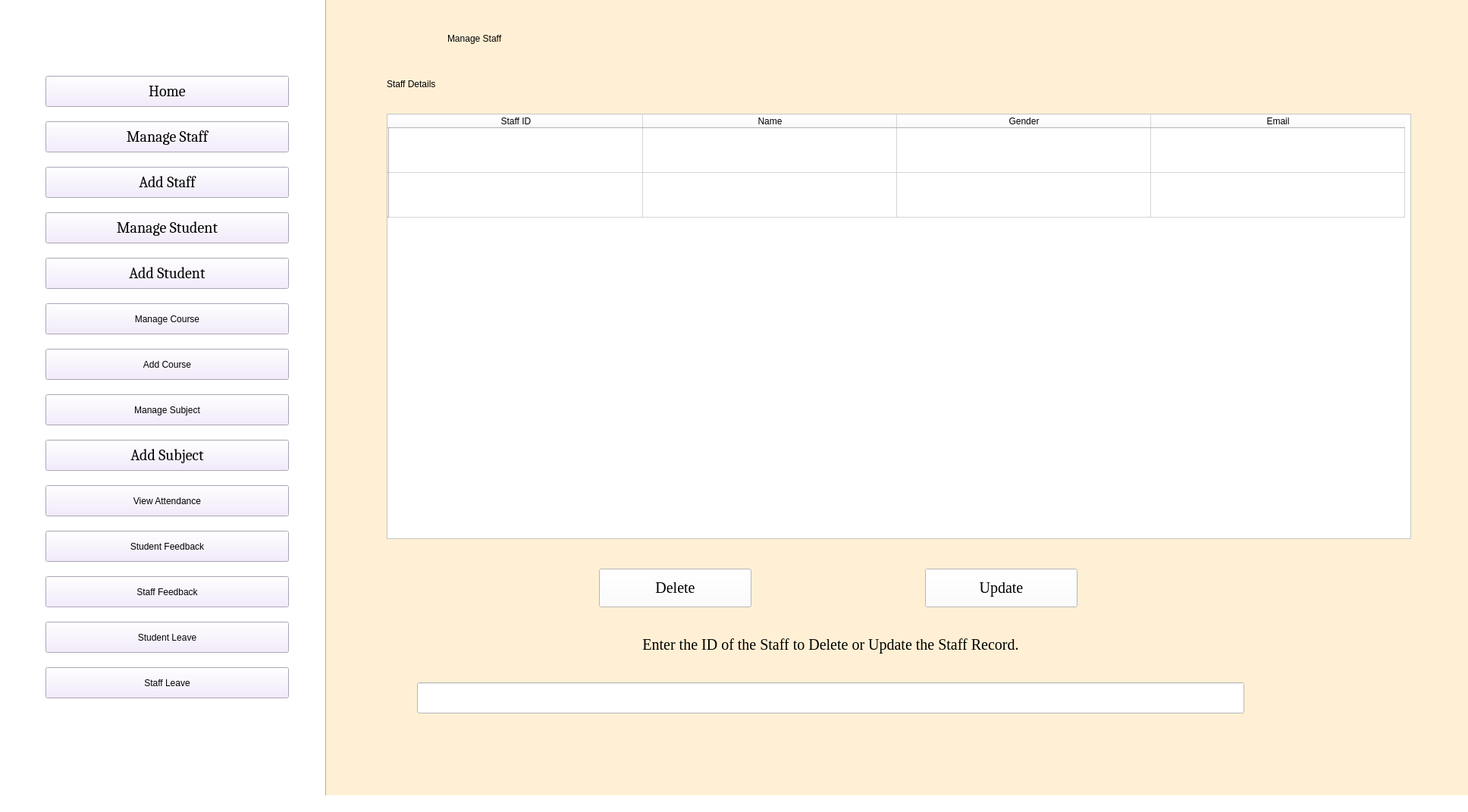
<?xml version="1.0" encoding="UTF-8"?>
<ui version="4.0">
 <class>AdminHomePage</class>
 <widget class="QMainWindow" name="AdminHomePage">
  <property name="enabled">
   <bool>true</bool>
  </property>
  <property name="geometry">
   <rect>
    <x>0</x>
    <y>0</y>
    <width>1936</width>
    <height>1071</height>
   </rect>
  </property>
  <property name="windowTitle">
   <string>Admin Home Page</string>
  </property>
  <property name="styleSheet">
   <string notr="true">background-color: rgb(255, 225, 198);
background-color: rgb(255, 255, 255);
</string>
  </property>
  <widget class="QWidget" name="centralwidget">
   <widget class="QPushButton" name="Home_b">
    <property name="geometry">
     <rect>
      <x>60</x>
      <y>100</y>
      <width>321</width>
      <height>41</height>
     </rect>
    </property>
    <property name="font">
     <font>
      <family>Cambria</family>
      <pointsize>15</pointsize>
      <weight>50</weight>
      <italic>false</italic>
      <bold>false</bold>
     </font>
    </property>
    <property name="styleSheet">
     <string notr="true">font: 15pt &quot;Cambria&quot;;
background-color: rgb(241, 231, 254);</string>
    </property>
    <property name="text">
     <string>Home</string>
    </property>
   </widget>
   <widget class="QPushButton" name="ManageStaff_b">
    <property name="geometry">
     <rect>
      <x>60</x>
      <y>160</y>
      <width>321</width>
      <height>41</height>
     </rect>
    </property>
    <property name="font">
     <font>
      <family>Cambria</family>
      <pointsize>15</pointsize>
      <weight>50</weight>
      <italic>false</italic>
      <bold>false</bold>
     </font>
    </property>
    <property name="styleSheet">
     <string notr="true">font: 15pt &quot;Cambria&quot;;
background-color: rgb(241, 231, 254);</string>
    </property>
    <property name="text">
     <string>Manage Staff</string>
    </property>
   </widget>
   <widget class="QPushButton" name="AddStaff_b">
    <property name="geometry">
     <rect>
      <x>60</x>
      <y>220</y>
      <width>321</width>
      <height>41</height>
     </rect>
    </property>
    <property name="font">
     <font>
      <family>Cambria</family>
      <pointsize>15</pointsize>
      <weight>50</weight>
      <italic>false</italic>
      <bold>false</bold>
     </font>
    </property>
    <property name="styleSheet">
     <string notr="true">font: 15pt &quot;Cambria&quot;;
background-color: rgb(241, 231, 254);</string>
    </property>
    <property name="text">
     <string>Add Staff</string>
    </property>
   </widget>
   <widget class="QPushButton" name="AddStudent_b">
    <property name="geometry">
     <rect>
      <x>60</x>
      <y>340</y>
      <width>321</width>
      <height>41</height>
     </rect>
    </property>
    <property name="font">
     <font>
      <family>Cambria</family>
      <pointsize>15</pointsize>
      <weight>50</weight>
      <italic>false</italic>
      <bold>false</bold>
     </font>
    </property>
    <property name="styleSheet">
     <string notr="true">font: 15pt &quot;Cambria&quot;;
background-color: rgb(241, 231, 254);</string>
    </property>
    <property name="text">
     <string>Add Student</string>
    </property>
   </widget>
   <widget class="QPushButton" name="ManageCourse_b">
    <property name="geometry">
     <rect>
      <x>60</x>
      <y>400</y>
      <width>321</width>
      <height>41</height>
     </rect>
    </property>
    <property name="styleSheet">
     <string notr="true">font: 15pt &quot;Cambria&quot;;
background-color: rgb(241, 231, 254);</string>
    </property>
    <property name="text">
     <string>Manage Course</string>
    </property>
   </widget>
   <widget class="QPushButton" name="AddCourse_b">
    <property name="geometry">
     <rect>
      <x>60</x>
      <y>460</y>
      <width>321</width>
      <height>41</height>
     </rect>
    </property>
    <property name="styleSheet">
     <string notr="true">font: 15pt &quot;Cambria&quot;;
background-color: rgb(241, 231, 254);</string>
    </property>
    <property name="text">
     <string>Add Course</string>
    </property>
   </widget>
   <widget class="QPushButton" name="ManageSubject_b">
    <property name="geometry">
     <rect>
      <x>60</x>
      <y>520</y>
      <width>321</width>
      <height>41</height>
     </rect>
    </property>
    <property name="styleSheet">
     <string notr="true">font: 15pt &quot;Cambria&quot;;
background-color: rgb(241, 231, 254);</string>
    </property>
    <property name="text">
     <string>Manage Subject</string>
    </property>
   </widget>
   <widget class="QPushButton" name="AddSubject_b">
    <property name="geometry">
     <rect>
      <x>60</x>
      <y>580</y>
      <width>321</width>
      <height>41</height>
     </rect>
    </property>
    <property name="font">
     <font>
      <family>Cambria</family>
      <pointsize>15</pointsize>
      <weight>50</weight>
      <italic>false</italic>
      <bold>false</bold>
     </font>
    </property>
    <property name="styleSheet">
     <string notr="true">font: 15pt &quot;Cambria&quot;;
background-color: rgb(241, 231, 254);</string>
    </property>
    <property name="text">
     <string>Add Subject</string>
    </property>
   </widget>
   <widget class="QPushButton" name="ViewAttendance_b">
    <property name="geometry">
     <rect>
      <x>60</x>
      <y>640</y>
      <width>321</width>
      <height>41</height>
     </rect>
    </property>
    <property name="styleSheet">
     <string notr="true">font: 15pt &quot;Cambria&quot;;
background-color: rgb(241, 231, 254);</string>
    </property>
    <property name="text">
     <string>View Attendance</string>
    </property>
   </widget>
   <widget class="QPushButton" name="StudentFeedback_b">
    <property name="geometry">
     <rect>
      <x>60</x>
      <y>700</y>
      <width>321</width>
      <height>41</height>
     </rect>
    </property>
    <property name="styleSheet">
     <string notr="true">font: 15pt &quot;Cambria&quot;;
background-color: rgb(241, 231, 254);</string>
    </property>
    <property name="text">
     <string>Student Feedback</string>
    </property>
   </widget>
   <widget class="QPushButton" name="StaffFeedback_b">
    <property name="geometry">
     <rect>
      <x>60</x>
      <y>760</y>
      <width>321</width>
      <height>41</height>
     </rect>
    </property>
    <property name="styleSheet">
     <string notr="true">font: 15pt &quot;Cambria&quot;;
background-color: rgb(241, 231, 254);</string>
    </property>
    <property name="text">
     <string>Staff Feedback</string>
    </property>
   </widget>
   <widget class="QPushButton" name="StudentLeave_b">
    <property name="geometry">
     <rect>
      <x>60</x>
      <y>820</y>
      <width>321</width>
      <height>41</height>
     </rect>
    </property>
    <property name="styleSheet">
     <string notr="true">font: 15pt &quot;Cambria&quot;;
background-color: rgb(241, 231, 254);</string>
    </property>
    <property name="text">
     <string>Student Leave</string>
    </property>
   </widget>
   <widget class="QPushButton" name="ManageStudent_b">
    <property name="geometry">
     <rect>
      <x>60</x>
      <y>280</y>
      <width>321</width>
      <height>41</height>
     </rect>
    </property>
    <property name="font">
     <font>
      <family>Cambria</family>
      <pointsize>15</pointsize>
      <weight>50</weight>
      <italic>false</italic>
      <bold>false</bold>
     </font>
    </property>
    <property name="styleSheet">
     <string notr="true">font: 15pt &quot;Cambria&quot;;
background-color: rgb(241, 231, 254);</string>
    </property>
    <property name="text">
     <string>Manage Student</string>
    </property>
   </widget>
   <widget class="QPushButton" name="StaffLeave_b">
    <property name="geometry">
     <rect>
      <x>60</x>
      <y>880</y>
      <width>321</width>
      <height>41</height>
     </rect>
    </property>
    <property name="styleSheet">
     <string notr="true">font: 15pt &quot;Cambria&quot;;
background-color: rgb(241, 231, 254);</string>
    </property>
    <property name="text">
     <string>Staff Leave</string>
    </property>
   </widget>
   <widget class="Line" name="line">
    <property name="geometry">
     <rect>
      <x>420</x>
      <y>-50</y>
      <width>20</width>
      <height>1121</height>
     </rect>
    </property>
    <property name="orientation">
     <enum>Qt::Vertical</enum>
    </property>
   </widget>
   <widget class="QLabel" name="AdminManageStaff_l">
    <property name="geometry">
     <rect>
      <x>430</x>
      <y>-80</y>
      <width>1521</width>
      <height>1151</height>
     </rect>
    </property>
    <property name="styleSheet">
     <string notr="true">background-color: rgb(255, 240, 213);</string>
    </property>
    <property name="text">
     <string/>
    </property>
   </widget>
   <widget class="QLabel" name="ManageStaff_l">
    <property name="geometry">
     <rect>
      <x>590</x>
      <y>30</y>
      <width>1351</width>
      <height>41</height>
     </rect>
    </property>
    <property name="styleSheet">
     <string notr="true">font: 75 17pt &quot;Times New Roman&quot;;
background-color: rgb(255, 240, 213);</string>
    </property>
    <property name="text">
     <string>Manage Staff</string>
    </property>
   </widget>
   <widget class="QTableWidget" name="ManageStaff_t">
    <property name="geometry">
     <rect>
      <x>510</x>
      <y>150</y>
      <width>1351</width>
      <height>561</height>
     </rect>
    </property>
    <property name="layoutDirection">
     <enum>Qt::LeftToRight</enum>
    </property>
    <property name="styleSheet">
     <string notr="true">font: 13pt &quot;Times New Roman&quot;;</string>
    </property>
    <property name="sizeAdjustPolicy">
     <enum>QAbstractScrollArea::AdjustToContentsOnFirstShow</enum>
    </property>
    <property name="rowCount">
     <number>2</number>
    </property>
    <property name="columnCount">
     <number>4</number>
    </property>
    <attribute name="horizontalHeaderDefaultSectionSize">
     <number>335</number>
    </attribute>
    <attribute name="verticalHeaderDefaultSectionSize">
     <number>59</number>
    </attribute>
    <row>
     <property name="text">
      <string/>
     </property>
    </row>
    <row>
     <property name="text">
      <string/>
     </property>
    </row>
    <column>
     <property name="text">
      <string notr="true">Staff ID</string>
     </property>
     <property name="textAlignment">
      <set>AlignCenter</set>
     </property>
    </column>
    <column>
     <property name="text">
      <string>Name</string>
     </property>
    </column>
    <column>
     <property name="text">
      <string>Gender</string>
     </property>
    </column>
    <column>
     <property name="text">
      <string>Email</string>
     </property>
    </column>
    <item row="0" column="0">
     <property name="text">
      <string/>
     </property>
    </item>
    <item row="1" column="0">
     <property name="text">
      <string/>
     </property>
     <property name="textAlignment">
      <set>AlignCenter</set>
     </property>
    </item>
   </widget>
   <widget class="QLabel" name="StaffDetails_l">
    <property name="geometry">
     <rect>
      <x>510</x>
      <y>90</y>
      <width>1351</width>
      <height>41</height>
     </rect>
    </property>
    <property name="styleSheet">
     <string notr="true">font: 15pt &quot;Times New Roman&quot;;
background-color: rgb(255, 240, 213);</string>
    </property>
    <property name="text">
     <string>Staff Details</string>
    </property>
   </widget>
   <widget class="QPushButton" name="Delete_b">
    <property name="geometry">
     <rect>
      <x>790</x>
      <y>750</y>
      <width>201</width>
      <height>51</height>
     </rect>
    </property>
    <property name="font">
     <font>
      <family>Times New Roman</family>
      <pointsize>15</pointsize>
     </font>
    </property>
    <property name="text">
     <string>Delete</string>
    </property>
   </widget>
   <widget class="QPushButton" name="Update_b">
    <property name="geometry">
     <rect>
      <x>1220</x>
      <y>750</y>
      <width>201</width>
      <height>51</height>
     </rect>
    </property>
    <property name="font">
     <font>
      <family>Times New Roman</family>
      <pointsize>15</pointsize>
     </font>
    </property>
    <property name="text">
     <string>Update</string>
    </property>
   </widget>
   <widget class="QLabel" name="DelUpd_l">
    <property name="geometry">
     <rect>
      <x>550</x>
      <y>830</y>
      <width>1091</width>
      <height>41</height>
     </rect>
    </property>
    <property name="font">
     <font>
      <family>Times New Roman</family>
      <pointsize>15</pointsize>
      <weight>50</weight>
      <italic>false</italic>
      <bold>false</bold>
     </font>
    </property>
    <property name="layoutDirection">
     <enum>Qt::LeftToRight</enum>
    </property>
    <property name="styleSheet">
     <string notr="true">font: 15pt &quot;Times New Roman&quot;;
background-color: rgb(255, 240, 213);</string>
    </property>
    <property name="text">
     <string>Enter the ID of the Staff to Delete or Update the Staff Record.</string>
    </property>
    <property name="alignment">
     <set>Qt::AlignCenter</set>
    </property>
   </widget>
   <widget class="QLineEdit" name="DelUpd_tb">
    <property name="geometry">
     <rect>
      <x>550</x>
      <y>900</y>
      <width>1091</width>
      <height>41</height>
     </rect>
    </property>
    <property name="font">
     <font>
      <family>Times New Roman</family>
      <pointsize>15</pointsize>
     </font>
    </property>
   </widget>
  </widget>
  <widget class="QStatusBar" name="statusbar"/>
 </widget>
 <resources/>
 <connections/>
</ui>
